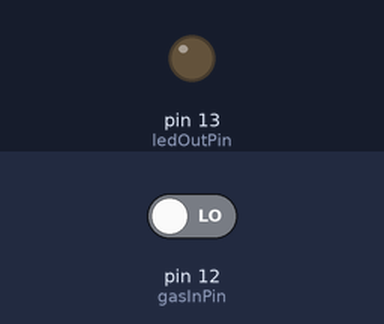
Bench run of a sketch on a simulated Arduino Uno, built with avr-gcc and run on an emulated ATmega328P. Shown: output pins drawn as LEDs (lit = HIGH). The inputs (shaded band) are chosen by the test bench; at power-on: pin 12 (gasInPin) LOW.

Above: at 1.2 s.
1.3 s: pin 12 (gasInPin) driven HIGH
At 1.9 s:
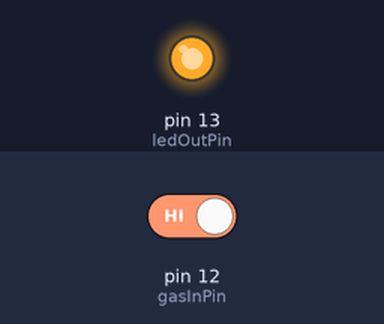
2.9 s: pin 12 (gasInPin) driven LOW
At 4.3 s:
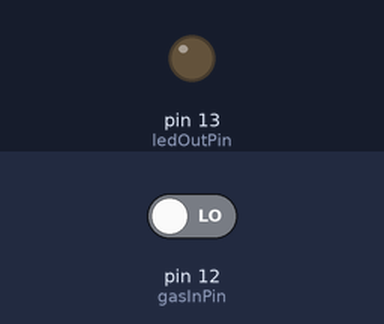
Timing chart, 0 to 5.9 s (numbered marks = the images above; inputs shaded):
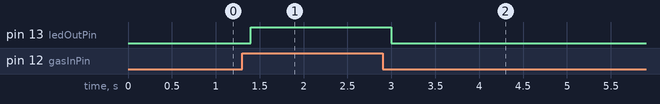

The sketch:

FC-22_Polling.ino
```cpp
/*
  FC-22_Polling.ino
  Created by Kenny from www.iotbreaks.vn, April 12, 2016.
  Released into the public domain.
  Tutorial:
*/
const byte ledOutPin = 13; // LED connected to digital pin 13
const byte gasInPin = 12;  // FC-22 DOut connected to digital pin 12
volatile byte val = HIGH; // variable to store the read value from gas sensor.
                          // Default is HIGH for inactive state of gas sensor

void setup() {
  pinMode(ledOutPin, OUTPUT);
  pinMode(gasInPin, INPUT);
}

void loop() {
  val = digitalRead(gasInPin);
  digitalWrite(ledOutPin, val);
  delay(200);
}
```

Measured:
- after the input at 1.3 s, pin 13 (ledOutPin): LOW → HIGH after 0.10 s
- after the input at 2.9 s, pin 13 (ledOutPin): HIGH → LOW after 0.10 s
